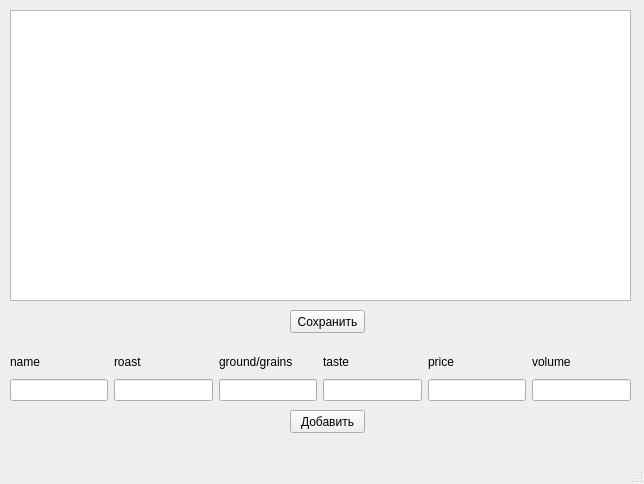
<?xml version="1.0" encoding="UTF-8"?>
<ui version="4.0">
 <class>MainWindow</class>
 <widget class="QMainWindow" name="MainWindow">
  <property name="geometry">
   <rect>
    <x>0</x>
    <y>0</y>
    <width>644</width>
    <height>484</height>
   </rect>
  </property>
  <property name="windowTitle">
   <string>MainWindow</string>
  </property>
  <widget class="QWidget" name="centralwidget">
   <widget class="QTableWidget" name="tableWidget">
    <property name="geometry">
     <rect>
      <x>10</x>
      <y>10</y>
      <width>621</width>
      <height>291</height>
     </rect>
    </property>
   </widget>
   <widget class="QPushButton" name="pushButton">
    <property name="geometry">
     <rect>
      <x>290</x>
      <y>310</y>
      <width>75</width>
      <height>23</height>
     </rect>
    </property>
    <property name="text">
     <string>Сохранить</string>
    </property>
   </widget>
   <widget class="QWidget" name="gridLayoutWidget">
    <property name="geometry">
     <rect>
      <x>10</x>
      <y>350</y>
      <width>621</width>
      <height>51</height>
     </rect>
    </property>
    <layout class="QGridLayout" name="gridLayout">
     <item row="1" column="1">
      <widget class="QLineEdit" name="lineEdit_2"/>
     </item>
     <item row="1" column="2">
      <widget class="QLineEdit" name="lineEdit_3"/>
     </item>
     <item row="1" column="3">
      <widget class="QLineEdit" name="lineEdit_4"/>
     </item>
     <item row="1" column="0">
      <widget class="QLineEdit" name="lineEdit"/>
     </item>
     <item row="1" column="5">
      <widget class="QLineEdit" name="lineEdit_6"/>
     </item>
     <item row="1" column="4">
      <widget class="QLineEdit" name="lineEdit_5"/>
     </item>
     <item row="0" column="0">
      <widget class="QLabel" name="label">
       <property name="text">
        <string>name</string>
       </property>
      </widget>
     </item>
     <item row="0" column="1">
      <widget class="QLabel" name="label_2">
       <property name="text">
        <string>roast</string>
       </property>
      </widget>
     </item>
     <item row="0" column="2">
      <widget class="QLabel" name="label_3">
       <property name="text">
        <string>ground/grains</string>
       </property>
      </widget>
     </item>
     <item row="0" column="3">
      <widget class="QLabel" name="label_4">
       <property name="text">
        <string>taste</string>
       </property>
      </widget>
     </item>
     <item row="0" column="4">
      <widget class="QLabel" name="label_5">
       <property name="text">
        <string>price</string>
       </property>
      </widget>
     </item>
     <item row="0" column="5">
      <widget class="QLabel" name="label_6">
       <property name="text">
        <string>volume</string>
       </property>
      </widget>
     </item>
    </layout>
   </widget>
   <widget class="QPushButton" name="pushButton_2">
    <property name="geometry">
     <rect>
      <x>290</x>
      <y>410</y>
      <width>75</width>
      <height>23</height>
     </rect>
    </property>
    <property name="text">
     <string>Добавить</string>
    </property>
   </widget>
  </widget>
  <widget class="QMenuBar" name="menubar">
   <property name="geometry">
    <rect>
     <x>0</x>
     <y>0</y>
     <width>644</width>
     <height>21</height>
    </rect>
   </property>
  </widget>
  <widget class="QStatusBar" name="statusbar"/>
 </widget>
 <resources/>
 <connections/>
</ui>
